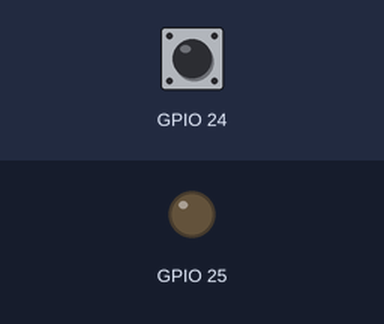
The program below on a simulated Raspberry Pi (BCM pin numbers). Shown: output pins drawn as LEDs (lit = HIGH). Dashed ring = blinking. Inputs (shaded band) come from the test bench; at power-on: GPIO 24 LOW.

Above: at 1.2 s.
1.3 s: GPIO 24 pulsed HIGH 5 times (0.12 s each, 0.3 s apart)
At 1.75 s:
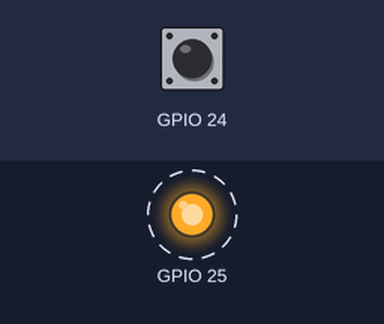
4.3 s: GPIO 24 pulled HIGH for 0.15 s
At 5.1 s:
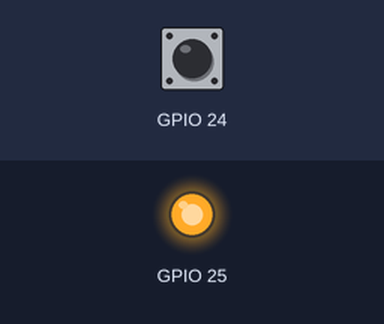
5.9 s: GPIO 24 pulled HIGH for 1 s
At 6.3 s:
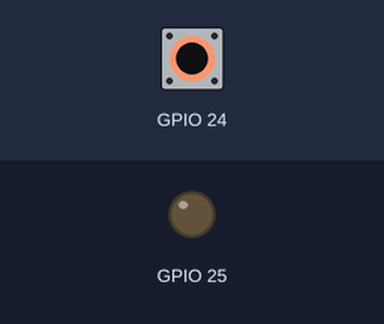
Timing chart, 0 to 8.9 s (numbered marks = the images above; inputs shaded):
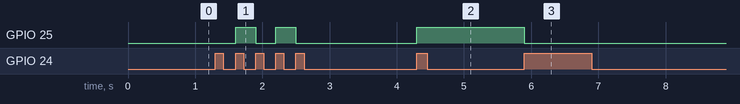

Measured:
- after the input at 1.3 s, GPIO 25: alternates HIGH for 0.30 s and LOW for 0.30 s, 4 changes in all, then stays LOW, starting after 0.30 s
- after the input at 4.3 s, GPIO 25: LOW → HIGH at once
- after the input at 5.9 s, GPIO 25: HIGH → LOW at once

The program:

event.py
```python
import RPi.GPIO as GPIO
from time import sleep

def my_callback(channel):
  global ledState
  if channel == 24:
    ledState = not ledState
    if ledState == True:
      GPIO.output(25, GPIO.LOW)
    else:
      GPIO.output(25, GPIO.HIGH)

GPIO.setmode(GPIO.BCM)
GPIO.setup(25, GPIO.OUT, initial = GPIO.LOW)
GPIO.setup(24, GPIO.IN, pull_up_down = GPIO.PUD_DOWN)
GPIO.add_event_detect(24, GPIO.RISING, callback = my_callback, bouncetime = 200)

ledState = False

try:
  while True:
    sleep(0.01)
except KeyboardInterrupt:
  pass

GPIO.cleanup()
```
